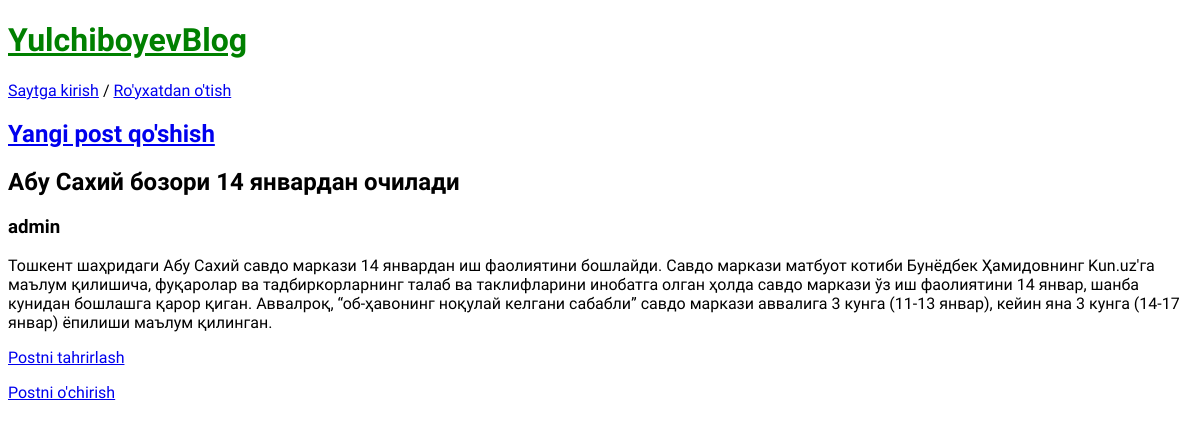
Screenshot of /post/3/ with the database file from the repository.
### blog/models.py (models this page shows, shortened)
class Post(models.Model):
    title = models.CharField(max_length=200)
    author = models.ForeignKey(
        'auth.User',
        on_delete=models.CASCADE,
    )
    body = models.TextField()

### blog/views.py (the view)
# urls.py: path('post/<int:pk>/', BlogDetailView.as_view(), name = 'detail'),
class BlogDetailView(DetailView):
    model = Post
    template_name = 'detail.html'

### templates/detail.html
{% extends 'base.html' %}
{% block content %}
    <div class="post-entry">
        <h2>
            {{post.title}}
        </h2>
        <h3>
            {{post.author}}
        </h3>
        <p>
            {{post.body}}
        </p>
    </div>
<p><a href="{% url 'edit' post.pk %}">Postni tahrirlash</a></p>
<p><a href="{% url 'delete' post.pk %}">Postni o'chirish</a></p>
{% endblock content %}

### static/css/base.css (style rules this page uses)
body { font-family: 'Montserrat', sans-serif; font-family: 'Signika Negative', sans-serif; font-family: 'Sofia Sans', sans-serif; font-family: 'Sofia Sans Semi Condensed', sans-serif; }

### rows the page displays
Post: title "Абу Сахий бозори 14 январдан очилади", author "admin", body "Тошкент шаҳридаги Абу Сахий савдо маркази 14 январдан иш фаолиятини бошлайди. Савдо маркази матбуот котиби Бунёдбек Ҳамидовнинг Kun.uz'га маълум қилишича, фуқаролар ва тадбиркорларнинг талаб ва таклифларини инобатга олган ҳолда савдо маркази ўз иш фаолиятини 14 январ, шанба кунидан бошлашга қарор қиган. Аввалроқ, “об-ҳавонинг ноқулай келгани сабабли” савдо маркази аввалига 3 кунга (11-13 январ), кейин яна 3 кунга (14-17 январ) ёпилиши маълум қилинган."
